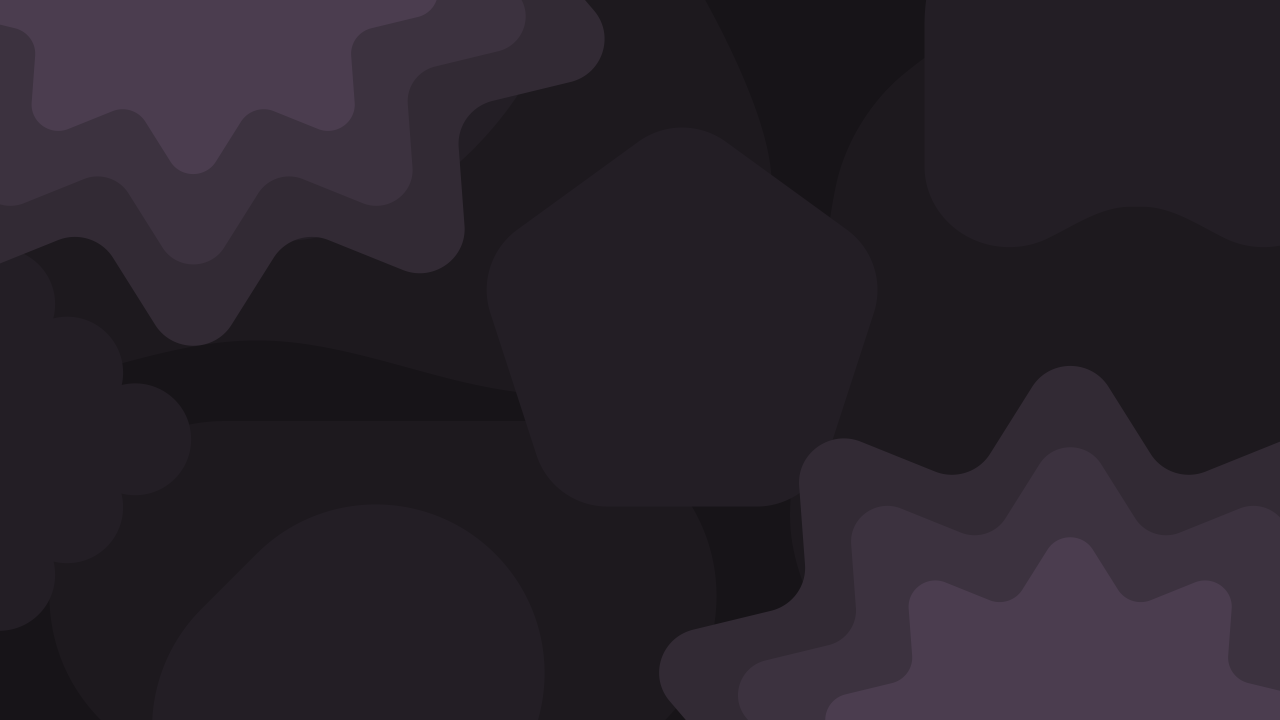
#> input picture quickshell/assets/images/default_wallpaper.png, 3840 x 2160 px (shown at 1/3 size)
$ python least_busy_region.py ../../../assets/images/default_wallpaper.png   (older library calls are emulated)
#> lines starting #> are read from the running program, lines starting #| are printed output that depends on the picture
#!/usr/bin/env python3
# Disclaimer: This script was ai-generated and went through minimal revision.

import os
os.environ["OPENCV_LOG_LEVEL"] = "SILENT"
import cv2
import numpy as np
import argparse
import json
import subprocess

def readable_image(path):
    # macOS hands out wallpapers as .heic, which OpenCV cannot decode, so a
    # .heic argument is converted with sips (a base-install tool) on the way in.
    if not path.lower().endswith(('.heic', '.heif')):
        return path
    out = os.path.join(os.environ.get('TMPDIR', '/tmp'), 'qs-' + os.path.splitext(os.path.basename(path))[0] + '.png')
    if not os.path.isfile(out):
        subprocess.run(['sips', '-s', 'format', 'png', path, '--out', out], stdout=subprocess.DEVNULL, stderr=subprocess.DEVNULL)
    return out

def center_crop(img, target_w, target_h):
    h, w = img.shape[:2]
    if w == target_w and h == target_h:
        return img
    x1 = max(0, (w - target_w) // 2)
    y1 = max(0, (h - target_h) // 2)
    x2 = x1 + target_w
    y2 = y1 + target_h
    return img[y1:y2, x1:x2]

def find_least_busy_region(image_path, region_width=300, region_height=200, screen_width=None, screen_height=None, verbose=False, stride=2, screen_mode="fill", horizontal_padding=50, vertical_padding=50, busiest=False):
#> called with region_width = 300, region_height = 200, screen_width = 1920, screen_height = 1080, verbose = False, stride = 10, screen_mode = 'fill', horizontal_padding = 50
    img = cv2.imread(image_path, cv2.IMREAD_GRAYSCALE)
#> img: shape (2160, 3840); min 21, max 68, mean 38.3
    if img is None:
        raise FileNotFoundError(f"Image not found: {image_path}")
    orig_h, orig_w = img.shape
#> orig_h = 2160; orig_w = 3840
    scale = 1.0
    if screen_width is not None and screen_height is not None:
        scale_w = screen_width / orig_w
#> scale_w = 0.5
        scale_h = screen_height / orig_h
#> scale_h = 0.5
        if screen_mode == "fill":
            scale = max(scale_w, scale_h)
#> scale = 0.5
        else:
            scale = min(scale_w, scale_h)
        new_w = int(orig_w * scale)
#> new_w = 1920
        new_h = int(orig_h * scale)
#> new_h = 1080
        if verbose:
            print(f"Scaling image from {orig_w}x{orig_h} to {new_w}x{new_h} (scale: {scale:.3f}, mode: {screen_mode})")
        img = cv2.resize(img, (new_w, new_h), interpolation=cv2.INTER_LANCZOS4)
#> img: shape (1080, 1920)
        img = center_crop(img, screen_width, screen_height)
        if verbose:
            print(f"Cropped image to {screen_width}x{screen_height}")
    else:
        if verbose:
            print(f"Using original image size: {orig_w}x{orig_h}")
    arr = img.astype(np.float64)
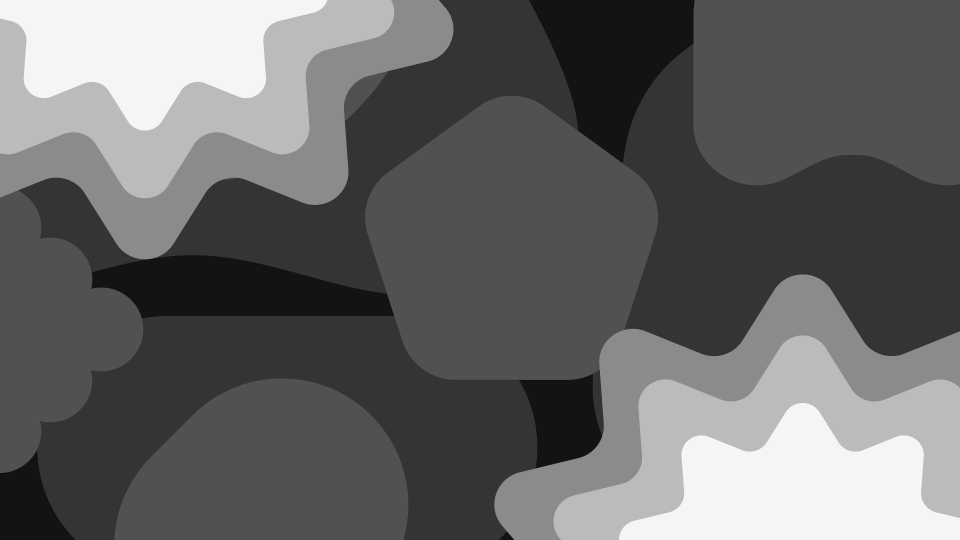
#> arr: shape (1080, 1920) float64 (shown at 1/2 size); min 17, max 70, mean 38.3; drawn with min black and max white
    h, w = arr.shape
#> h = 1080; w = 1920
    # Validate & adjust stride
    stride = max(1, int(stride) if stride else 1)
    # Adjust region size if it does not fit given padding
    if horizontal_padding * 2 >= w or vertical_padding * 2 >= h:
        # Reduce padding to fit at least a 1x1 region
        horizontal_padding = max(0, min(horizontal_padding, (w - 1) // 2))
        vertical_padding = max(0, min(vertical_padding, (h - 1) // 2))
    max_region_w = w - 2 * horizontal_padding
#> max_region_w = 1820
    max_region_h = h - 2 * vertical_padding
#> max_region_h = 980
    if max_region_w <= 0 or max_region_h <= 0:
        raise ValueError("Image too small for the specified padding.")
    if region_width > max_region_w:
        if verbose:
            print(f"Requested region_width {region_width} too large; clamping to {max_region_w}")
        region_width = max_region_w
    if region_height > max_region_h:
        if verbose:
            print(f"Requested region_height {region_height} too large; clamping to {max_region_h}")
        region_height = max_region_h
    # Use OpenCV's integral for fast computation
    integral = cv2.integral(arr, sdepth=cv2.CV_64F)[1:,1:]
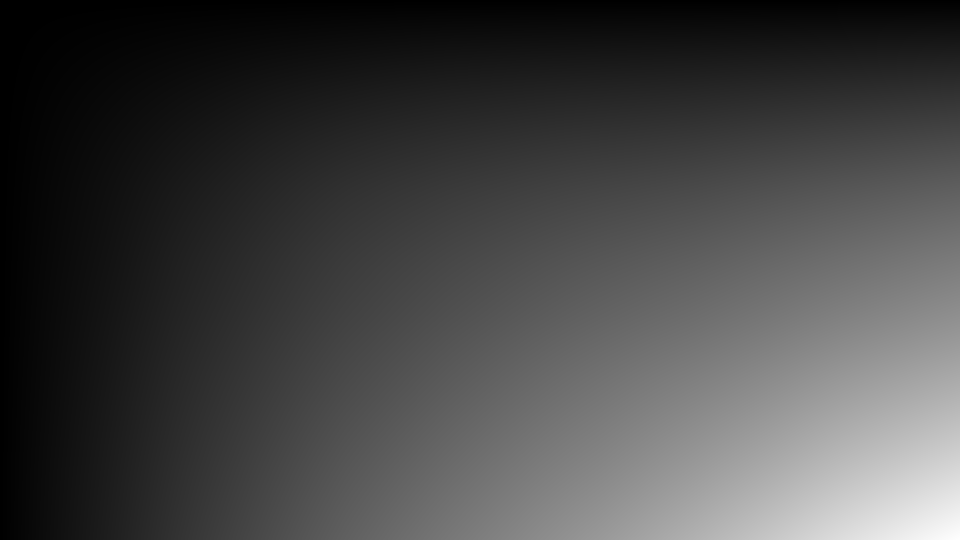
#> integral: shape (1080, 1920) float64 (shown at 1/2 size); min 68, max 79493067, mean 21403641.6; drawn with min black and max white
    integral_sq = cv2.integral(arr**2, sdepth=cv2.CV_64F)[1:,1:]
    def region_sum(ii, x1, y1, x2, y2):
        # Assume bounds have been checked before calling
        total = ii[y2, x2]
        if x1 > 0:
            total -= ii[y2, x1-1]
        if y1 > 0:
            total -= ii[y1-1, x2]
        if x1 > 0 and y1 > 0:
            total += ii[y1-1, x1-1]
        return total
    min_var = None
    max_var = None
    min_coords = (horizontal_padding, vertical_padding)
    max_coords = (horizontal_padding, vertical_padding)
    area = region_width * region_height
    x_start = horizontal_padding
    y_start = vertical_padding
    x_end = w - region_width - horizontal_padding + 1
#> x_end = 1571
    y_end = h - region_height - vertical_padding + 1
#> y_end = 831
    if x_end < x_start:
        x_end = x_start
    if y_end < y_start:
        y_end = y_start
    for y in range(y_start, y_end + 1, stride):
        for x in range(x_start, x_end + 1, stride):
            x1, y1 = x, y
            x2, y2 = x + region_width - 1, y + region_height - 1
            if x2 >= w or y2 >= h:
                continue  # Skip out-of-bounds window
            s = region_sum(integral, x1, y1, x2, y2)
            s2 = region_sum(integral_sq, x1, y1, x2, y2)
            mean = s / area
            var = (s2 / area) - (mean ** 2)
            if (min_var is None) or (var < min_var):
                min_var = var
                min_coords = (x, y)
            if (max_var is None) or (var > max_var):
                max_var = var
                max_coords = (x, y)
#> this loop made 79 passes
    if busiest:
        return max_coords, max_var
    else:
        return min_coords, min_var

# [152 lines left out: functions find_largest_region, draw_region, draw_largest_region, not called in this run]
    # print removed for quieter operation

def get_dominant_color(image_path, x, y, w, h, screen_width=None, screen_height=None, screen_mode="fill"):
#> called with x = 1390, y = 50, w = 300, h = 200, screen_width = 1920, screen_height = 1080, screen_mode = 'fill'
    img = cv2.imread(image_path)
#> img is the input picture: shape (2160, 3840, 3); mean B, G, R 42.6, 34.3, 40.7
    if img is None:
        raise FileNotFoundError(f"Image not found: {image_path}")
    orig_h, orig_w = img.shape[:2]
    if screen_width is not None and screen_height is not None:
        scale_w = screen_width / orig_w
        scale_h = screen_height / orig_h
        if screen_mode == "fill":
            scale = max(scale_w, scale_h)
        else:
            scale = min(scale_w, scale_h)
        new_w = int(orig_w * scale)
        new_h = int(orig_h * scale)
        img = cv2.resize(img, (new_w, new_h), interpolation=cv2.INTER_LANCZOS4)
#> img: shape (1080, 1920, 3)
        img = center_crop(img, screen_width, screen_height)
    # Ensure region is within bounds
    x = max(0, x)
    y = max(0, y)
    w = max(1, min(w, img.shape[1] - x))
    h = max(1, min(h, img.shape[0] - y))
    region = img[y:y+h, x:x+w]
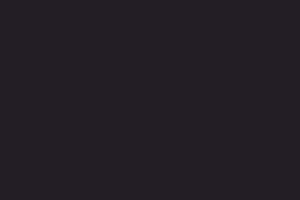
#> region: shape (200, 300, 3); mean B, G, R 37, 30, 35
    if region.size == 0 or region.shape[0] == 0 or region.shape[1] == 0:
        return [0, 0, 0]
    region = region.reshape((-1, 3))
    # Filter out black pixels (optional, improves accuracy for some images)
    non_black = region[np.any(region > 10, axis=1)]
    if non_black.shape[0] == 0:
        non_black = region
    region = np.float32(non_black)
    if region.shape[0] < 3:
        return [int(x) for x in np.mean(region, axis=0)]
    # K-means to find dominant color
    criteria = (cv2.TERM_CRITERIA_EPS + cv2.TERM_CRITERIA_MAX_ITER, 10, 1.0)
    K = min(3, region.shape[0])
    _, labels, centers = cv2.kmeans(region, K, None, criteria, 10, cv2.KMEANS_RANDOM_CENTERS)
    counts = np.bincount(labels.flatten())
    dominant = centers[np.argmax(counts)]
    # Reverse from BGR to RGB
    return [int(x) for x in reversed(dominant)]

def main():
    parser = argparse.ArgumentParser(description="Find least busy region in an image and output a JSON. Made for determining a suitable position for a wallpaper widget.")
    parser.add_argument("image_path", help="Path to the input image")
    parser.add_argument("--width", type=int, default=300, help="Region width")
    parser.add_argument("--height", type=int, default=200, help="Region height")
    parser.add_argument("-v", "--visual-output", action="store_true", help="Output image with rectangle")
    parser.add_argument("--screen-width", type=int, default=1920, help="Screen width for wallpaper scaling")
    parser.add_argument("--screen-height", type=int, default=1080, help="Screen height for wallpaper scaling")
    parser.add_argument("--stride", type=int, default=10, help="Step size for sliding window (higher is faster, less precise)")
    parser.add_argument("--screen-mode", choices=["fill", "fit"], default="fill", help="Wallpaper scaling mode: 'fill' (default) or 'fit'")
    parser.add_argument("--verbose", action="store_true", help="Print verbose output")
    parser.add_argument("-l", "--largest-region", action="store_true", help="Find the largest region under the variance threshold and output its center")
    parser.add_argument("-t", "--variance-threshold", type=float, default=1000.0, help="Variance threshold for largest region mode")
    parser.add_argument("--aspect-ratio", type=float, default=1.78, help="Aspect ratio (width/height) for largest region mode")
    parser.add_argument("--horizontal-padding", "-hp", type=int, default=50, help="Minimum horizontal distance from region to image edge")
    parser.add_argument("--vertical-padding", "-vp", type=int, default=50, help="Minimum vertical distance from region to image edge")
    parser.add_argument("--busiest", action="store_true", help="Find the busiest region instead of the least busy")
    args = parser.parse_args()
    args.image_path = readable_image(args.image_path)

    if args.largest_region:
        center, size, var = find_largest_region(
            args.image_path,
            screen_width=args.screen_width,
            screen_height=args.screen_height,
            verbose=args.verbose,
            stride=args.stride,
            screen_mode=args.screen_mode,
            threshold=args.variance_threshold,
            aspect_ratio=args.aspect_ratio,
            horizontal_padding=args.horizontal_padding,
            vertical_padding=args.vertical_padding
        )
        if center:
            if args.visual_output:
                draw_largest_region(args.image_path, center, size, screen_width=args.screen_width, screen_height=args.screen_height, screen_mode=args.screen_mode)
            # Extract dominant color
            cx, cy = center
            region_w, region_h = size
            x1 = cx - region_w // 2
            y1 = cy - region_h // 2
            dominant_color = get_dominant_color(
                args.image_path, x1, y1, region_w, region_h,
                screen_width=args.screen_width, screen_height=args.screen_height, screen_mode=args.screen_mode
            )
            dominant_color_hex = '#{:02x}{:02x}{:02x}'.format(*dominant_color)
            print(json.dumps({
                "center_x": center[0],
                "center_y": center[1],
                "width": size[0],
                "height": size[1],
                "variance": var,
                "dominant_color": dominant_color_hex
            }))
        else:
            print(json.dumps({"error": "No region found under the threshold."}))
        return

    coords, variance = find_least_busy_region(
        args.image_path,
        region_width=args.width,
        region_height=args.height,
        screen_width=args.screen_width,
        screen_height=args.screen_height,
        verbose=args.verbose,
        stride=args.stride,
        screen_mode=args.screen_mode,
        horizontal_padding=args.horizontal_padding,
        vertical_padding=args.vertical_padding,
        busiest=args.busiest
    )
    if args.visual_output:
        draw_region(args.image_path, coords, region_width=args.width, region_height=args.height, screen_width=args.screen_width, screen_height=args.screen_height, screen_mode=args.screen_mode)
    # Output JSON with center point
    center_x = coords[0] + args.width // 2
    center_y = coords[1] + args.height // 2
    dominant_color = get_dominant_color(
        args.image_path, coords[0], coords[1], args.width, args.height,
        screen_width=args.screen_width, screen_height=args.screen_height, screen_mode=args.screen_mode
    )
    dominant_color_hex = '#{:02x}{:02x}{:02x}'.format(*dominant_color)
    print(json.dumps({
        "center_x": center_x,
        "center_y": center_y,
        "width": args.width,
        "height": args.height,
        "variance": variance,
        "dominant_color": dominant_color_hex
    }))
#| {"center_x": 1540, "center_y": 150, "width": 300, "height": 200, "variance": 0.0, "dominant_color": "#231d25"}

if __name__ == "__main__":
    main()
